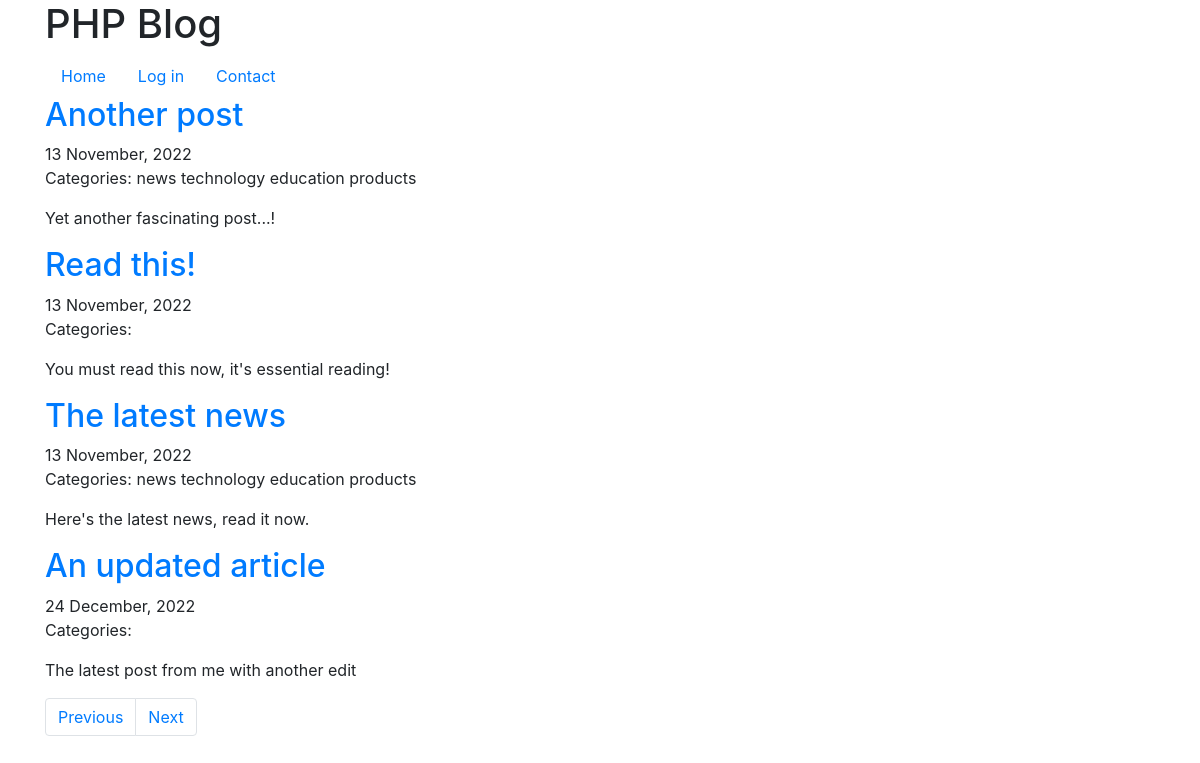
The page / on the database its author committed.
### tables this page shows
CREATE TABLE `article` (
  `id` int(11) NOT NULL,
  `title` varchar(128) NOT NULL,
  `content` text NOT NULL,
  `published_at` datetime DEFAULT NULL,
  `image_file` varchar(200) DEFAULT NULL
);

### classes/Article.php (called while the page is built, shortened)
<?php
class Article {
    public static function getPage($conn, $limit, $offset, $only_published = false) {
        $condition = $only_published ? ' WHERE published_at IS NOT NULL' : "";
        $sql = "SELECT a.*, category.name AS category_name
                FROM (
                    SELECT *
                    FROM article
                    $condition
                    ORDER BY published_at
                    LIMIT :limit
                    OFFSET :offset) AS a
                LEFT JOIN article_category
                ON a.id = article_category.article_id
                LEFT JOIN category
                ON article_category.category_id = category.id";
        $stmt = $conn->prepare($sql);
        $stmt->bindValue(':limit', $limit, PDO::PARAM_INT);
        $stmt->bindValue(':offset', $offset, PDO::PARAM_INT);
        $stmt->execute();
        $results = $stmt->fetchAll(PDO::FETCH_ASSOC);
        $articles = [];
        $previous_id = null;
        foreach ($results as $row) {
            $article_id = $row['id'];
            if ($article_id != $previous_id) {
                $row['category_names'] = [];
                $articles[$article_id] = $row;
            }
            $articles[$article_id]['category_names'][] = $row['category_name'];
            $previous_id = $article_id;
        }
        return $articles;
    }
    public static function getTotal($conn, $only_published = false) {
        $condition = $only_published ? ' WHERE published_at IS NOT NULL' : "";
        return $conn->query("SELECT COUNT(*) FROM article $condition")->fetchColumn();
    }
}

### classes/Paginator.php (called while the page is built, shortened)
<?php
class Paginator {
    public function __construct($page, $records_per_page, $total_records) {
        $this->limit = $records_per_page;
        $page = filter_var($page, FILTER_VALIDATE_INT, [
            'options' => [
                'default' => 1,
                'min_range' => 1
            ]
        ]);
        $total_pages = ceil($total_records / $records_per_page);
        $this->offset = $records_per_page * ($page - 1);
    }
}

### index.php (the view, shortened to what this page needs)
<?php
$conn = require 'includes/db.php';
$paginator = new Paginator($_GET['page'] ?? 1, 4, Article::getTotal($conn, true));
$articles = Article::getPage($conn, $paginator->limit, $paginator->offset, true);
?>
<?php require 'includes/header.php' ?>
<?php if (empty($articles)) : ?>
    <p>No articles found.</p>
<?php else : ?>
    <ul id="index">
        <?php foreach ($articles as $article) : ?>
            <li>
                <article>
                    <h2><a href="article.php?id=<?= $article['id']; ?>"><?= htmlspecialchars($article['title']); ?></a></h2>
                    <time datetime="<?= $article['published_at']; ?>">
                        <?php
                            $datetime = new DateTime($article['published_at']);
                            echo $datetime->format("j F, Y");
                        ?>
                    </time>
                    <?php if ($article['category_names']) : ?>
                        <p>Categories:
                            <?php foreach ($article['category_names'] as $name) : ?>
                                <?= htmlspecialchars($name); ?>
                            <?php endforeach; ?>
                        </p>
                    <?php endif; ?>
                    <p><?= htmlspecialchars($article['content']); ?></p>
                </article>
            </li>
        <?php endforeach ?>
    </ul>
    <?php require 'includes/pagination.php'; ?>
<?php endif ?>
<?php require 'includes/footer.php' ?>

### css/styles.css (style rules this page uses)
ul#index { padding-left: 0; list-style-type: none; }

### rows shown on the page
article: title "Another post", published_at "13 November, 2022", name "news", name "technology", name "education", name "products", content "Yet another fascinating post...!"
article: title "Read this!", published_at "13 November, 2022", content "You must read this now, it's essential reading!"
article: title "The latest news", published_at "13 November, 2022", name "news", name "technology", name "education", name "products", content "Here's the latest news, read it now."
article: title "An updated article", published_at "24 December, 2022", content "The latest post from me with another edit"
